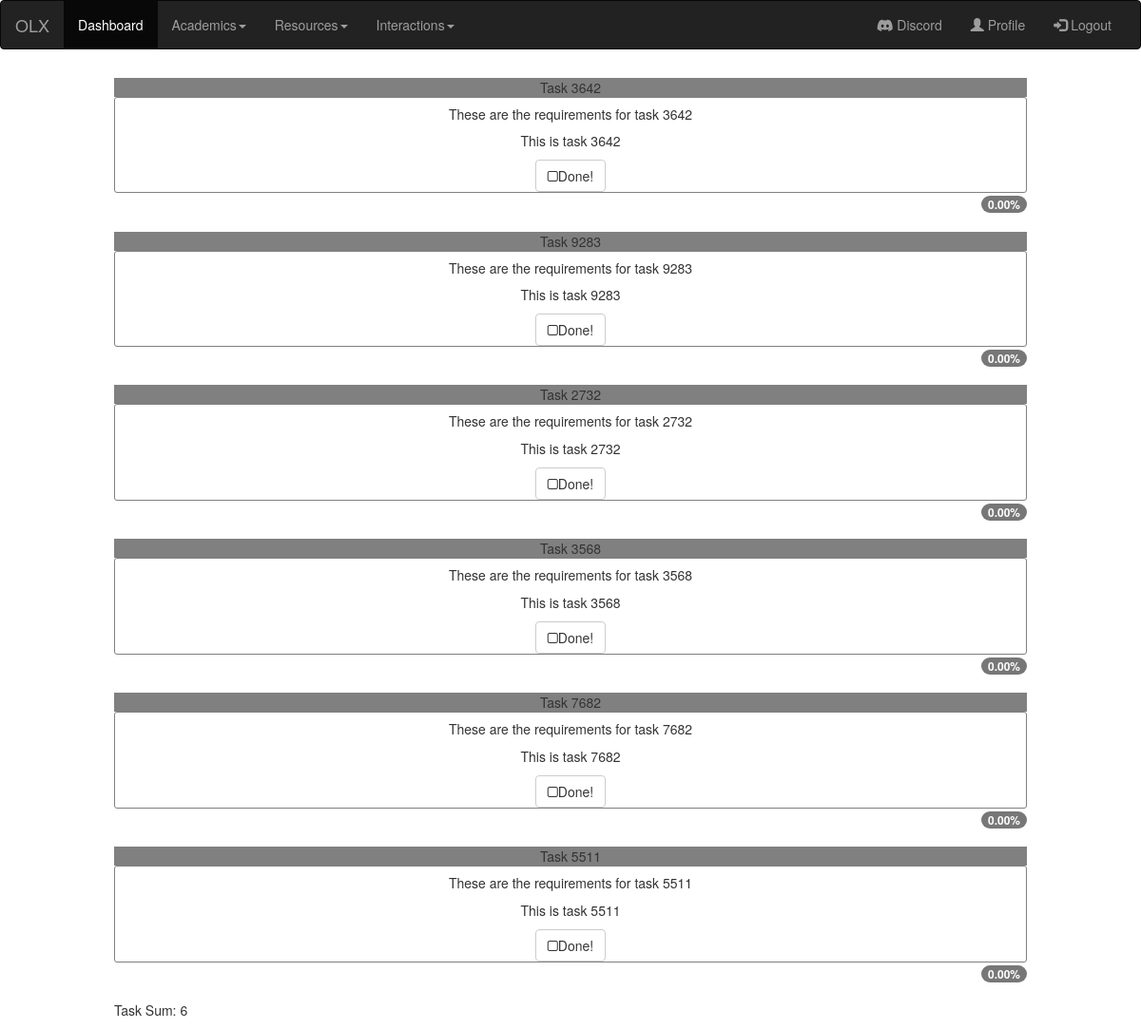
The app's page /tasks/35 (signed in) with its own data.
### app/models.py (models this page shows, shortened)
class Tasks(models.Model):
    project = models.ForeignKey(Project, default=None, on_delete=models.PROTECT)
    task_id = models.IntegerField()
    task_name = models.CharField(max_length=100)
    task_content = models.TextField(max_length=5000)
    task_requirements = models.TextField(max_length=1000)

### app/views.py (the view)
# urls.py: path('tasks/<int:project_ID>', views.tasks, name='tasks'),
@login_required
def tasks(request, project_ID):
    s_project = Project.objects.get(project_id = project_ID)
    my_tasks = Tasks.objects.filter(project = s_project) # Fetch tasks
    number = my_tasks.count() # Number of tasks
    context = {
        'tasks': my_tasks,
        'n': number
    }
    return render(request, 'tasks.html', context=context)

### app/templates/tasks.html (shortened to what this page needs)
{% include 'sidepane.html' %}
{% block content %}
<div class="d-grid gap-3">
    {% for task in tasks %}
    <div class="p-2 border">
        <div class="card  text-center">
            <div class="card-header">
                {{ task.task_name }}
            </div>
            <div class="card-body">
                <h5 class="card-title">{{ task.task_requirements }}</h5>
                <p class="card-text">{{ task.task_content }}</p>
                <button href="#" class="btn btn-default but" onclick="uncheck(this)"><i class='fa fa-square-o'></i>Done!</button>
            </div>
            <div class="card-footer text-muted text-right">
                <span class="badge bg-secondary">0.00%</span>
            </div>
        </div>
    </div>
    {% endfor %}
    <div class="p-2 bg-light border">Task Sum: {{n}}</div>
</div>
{% endblock %}

### app/templates/tasks.html (style rules this page uses)
.d-grid { padding-left: 10%; padding-right: 10%; }
.p-2 { padding-top: 1%; padding-bottom: 1%; }
.card-header { background-color: gray; }
.card-body { border-width: 1px; border-style: solid; border-color: gray; border-radius: 3px; }

### records on screen
Tasks: task_name "Task 3642", task_requirements "These are the requirements for task 3642", task_content "This is task 3642"
Tasks: task_name "Task 9283", task_requirements "These are the requirements for task 9283", task_content "This is task 9283"
Tasks: task_name "Task 2732", task_requirements "These are the requirements for task 2732", task_content "This is task 2732"
Tasks: task_name "Task 3568", task_requirements "These are the requirements for task 3568", task_content "This is task 3568"
Tasks: task_name "Task 7682", task_requirements "These are the requirements for task 7682", task_content "This is task 7682"
Tasks: task_name "Task 5511", task_requirements "These are the requirements for task 5511", task_content "This is task 5511"

### other values on screen
{{ n }} "6"
